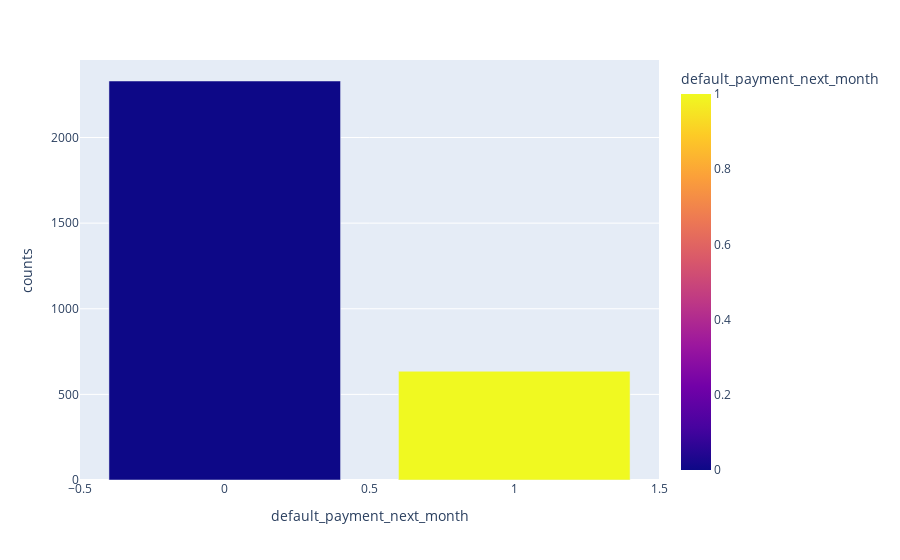

Notebook source saved alongside this figure:
### Markdown cell above
Membuat fungsi untuk melihat persebaran data dengan visualisasi bar plot

### Code cell
plot_bar('default_payment_next_month')

### Figure 1 — Plotly figure (JSON) as saved in the notebook; plotly's stock layout.template omitted (floating-point values rounded to 4 significant figures)
{"data": [{"alignmentgroup": "True", "hovertemplate": "default_payment_next_month=%{marker.color}<br>counts=%{y}<extra></extra>", "legendgroup": "", "marker": {"color": [0, 1], "coloraxis": "coloraxis", "pattern": {"shape": ""}}, "name": "", "offsetgroup": "", "orientation": "v", "showlegend": false, "textposition": "auto", "type": "bar", "x": [0, 1], "xaxis": "x", "y": [2330, 635], "yaxis": "y"}], "layout": {"barmode": "group", "coloraxis": {"colorbar": {"title": {"text": "default_payment_next_month"}}, "colorscale": [[0, "#0d0887"], [0.1111, "#46039f"], [0.2222, "#7201a8"], [0.3333, "#9c179e"], [0.4444, "#bd3786"], [0.5556, "#d8576b"], [0.6667, "#ed7953"], [0.7778, "#fb9f3a"], [0.8889, "#fdca26"], [1, "#f0f921"]]}, "legend": {"tracegroupgap": 0}, "margin": {"t": 60}, "xaxis": {"anchor": "y", "domain": [0, 1], "title": {"text": "default_payment_next_month"}}, "yaxis": {"anchor": "x", "domain": [0, 1], "title": {"text": "counts"}}}}
